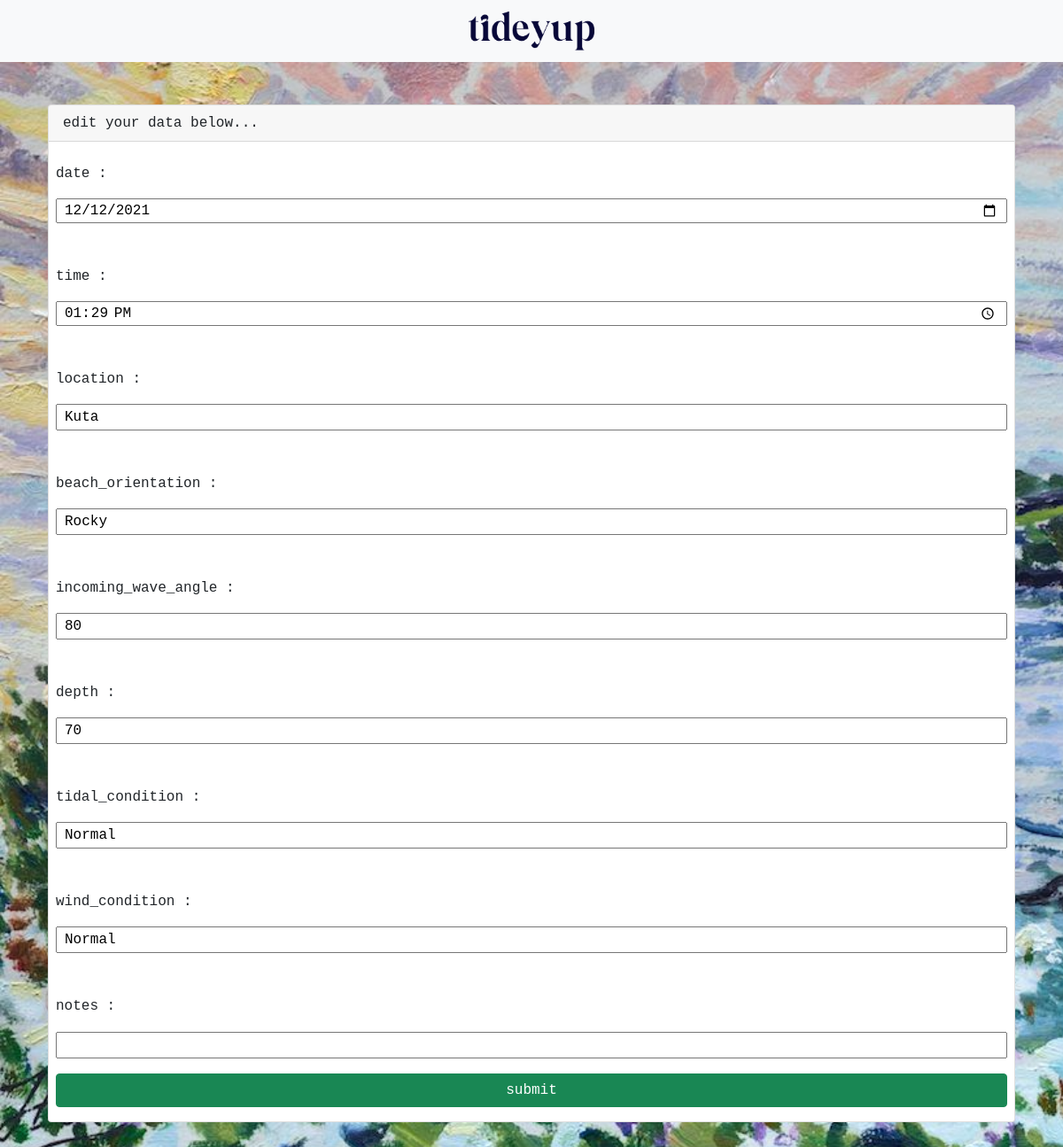
Page /tideyupnew/user/edit.php?id_data=3 (signed in) on the committed database.
### tables this page shows
CREATE TABLE `tidepad` (
  `id_data` int(11) NOT NULL,
  `id_user` int(11) NOT NULL,
  `date` date NOT NULL,
  `time` time(6) NOT NULL,
  `location` varchar(1000) NOT NULL,
  `beach_orientation` varchar(255) NOT NULL,
  `incoming_wave_angle` varchar(255) NOT NULL,
  `depth` varchar(255) NOT NULL,
  `tidal_condition` varchar(255) NOT NULL,
  `wind_condition` varchar(255) NOT NULL,
  `notes` varchar(255) NOT NULL
);

### tideyupnew/user/edit.php (the view, shortened to what this page needs)
<?php
    include ("koneksi.php");
    $id_data = $_GET['id_data'];
    $tabel = "SELECT * FROM tidepad WHERE id_data = '$id_data'";
    $query = mysqli_query($koneksi, $tabel);
    $row = mysqli_fetch_assoc($query);
?>
<!DOCTYPE html>
<html>
    <link href="https://cdn.jsdelivr.net/npm/bootstrap@5.1.1/dist/css/bootstrap.min.css" rel="stylesheet">
<head>
	<nav class="navbar sticky-top navbar-light bg-light">
 		 <a class="navbar-brand mx-auto" align="center" href="index.php">
   		 <img src="img/logo.png" width="70%" height="70%" class="d-inline-block align-top" alt="">
  		 </a>
    </nav>
</head>
<body>
    <div class="container col-md px-4 py-5">
      <div class="card font-monospace">
        <div class="card-header">
        edit your data below...
        </div>
        <div class="card-body">
        <div class="row g-3 align-items-center">
    <form action="proses_edit.php" method="POST">
    <div class="row g-3 align-items-center">
    <input type="hidden" name="id_data" value="<?php echo $row['id_data']; ?>"><br/>
        date : <input type="date" name="date" value="<?php echo $row['date']; ?>"><br/><br>
        time : <input type="time" name="time" value="<?php echo date('H:i',strtotime($row['time']));?>"><br/><br>
        location : <input type="text" name="location" value="<?php echo $row['location']; ?>"><br/><br>
        beach_orientation : <input type="text" name="beach_orientation" value="<?php echo $row['beach_orientation']; ?>"><br/><br>
        incoming_wave_angle : <input type="text" name="incoming_wave_angle" value="<?php echo $row['incoming_wave_angle']; ?>"><br/><br>
        depth : <input type="text" name="depth" value="<?php echo $row['depth']; ?>"><br/><br>
        tidal_condition : <input type="text" name="tidal_condition" value="<?php echo $row['tidal_condition']; ?>"><br/><br>
        wind_condition : <input type="text" name="wind_condition" value="<?php echo $row['wind_condition']; ?>"><br/><br>
        notes : <input type="text" name="notes" value="<?php echo $row['notes'];?> "><br/><br>
        <input type="submit" value="submit" class="btn btn-success" name="submit">
    </form>
    </div>
    </div>
</body>
</html>

### tideyupnew/user/edit.php (style rules this page uses)
html { height: 100%; }
body { background-color: #393644; background-image: url('img/sesh.jpg'); background-repeat: no-repeat; background-attachment: fixed; background-size: cover; }

### rows in the picture
tidepad: date "12/12/2021", time "13:29", location "Kuta", beach_orientation "Rocky", incoming_wave_angle "80", depth "70", tidal_condition "Normal", wind_condition "Normal"
